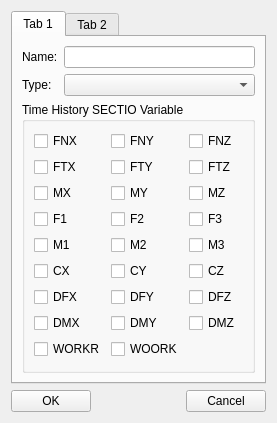
<?xml version="1.0" encoding="UTF-8"?>
<ui version="4.0">
 <class>GUITimeHistorySECTIODialog</class>
 <widget class="QWidget" name="GUITimeHistorySECTIODialog">
  <property name="geometry">
   <rect>
    <x>0</x>
    <y>0</y>
    <width>277</width>
    <height>365</height>
   </rect>
  </property>
  <property name="windowTitle">
   <string/>
  </property>
  <layout class="QGridLayout" name="gridLayout">
   <item row="0" column="0" colspan="3">
    <widget class="QTabWidget" name="tabWidget">
     <property name="currentIndex">
      <number>0</number>
     </property>
     <widget class="QWidget" name="tab">
      <attribute name="title">
       <string>Tab 1</string>
      </attribute>
      <layout class="QGridLayout" name="gridLayout_4">
       <item row="0" column="0">
        <widget class="QLabel" name="label">
         <property name="text">
          <string>Name:</string>
         </property>
        </widget>
       </item>
       <item row="0" column="1">
        <widget class="QLineEdit" name="lineEdit_Name"/>
       </item>
       <item row="1" column="0">
        <widget class="QLabel" name="label_Upper">
         <property name="text">
          <string>Type:</string>
         </property>
        </widget>
       </item>
       <item row="1" column="1">
        <widget class="QComboBox" name="comboBox_Type"/>
       </item>
       <item row="2" column="0" colspan="2">
        <widget class="QGroupBox" name="groupBox">
         <property name="title">
          <string>Time History SECTIO Variable</string>
         </property>
         <layout class="QGridLayout" name="gridLayout_3">
          <item row="0" column="0">
           <widget class="QCheckBox" name="checkBox_FNX">
            <property name="text">
             <string>FNX</string>
            </property>
           </widget>
          </item>
          <item row="0" column="1">
           <widget class="QCheckBox" name="checkBox_FNY">
            <property name="text">
             <string>FNY</string>
            </property>
           </widget>
          </item>
          <item row="0" column="2">
           <widget class="QCheckBox" name="checkBox_FNZ">
            <property name="text">
             <string>FNZ</string>
            </property>
           </widget>
          </item>
          <item row="1" column="0">
           <widget class="QCheckBox" name="checkBox_FTX">
            <property name="text">
             <string>FTX</string>
            </property>
           </widget>
          </item>
          <item row="1" column="1">
           <widget class="QCheckBox" name="checkBox_FTY">
            <property name="text">
             <string>FTY</string>
            </property>
           </widget>
          </item>
          <item row="1" column="2">
           <widget class="QCheckBox" name="checkBox_FTZ">
            <property name="text">
             <string>FTZ</string>
            </property>
           </widget>
          </item>
          <item row="2" column="0">
           <widget class="QCheckBox" name="checkBox_MX">
            <property name="text">
             <string>MX</string>
            </property>
           </widget>
          </item>
          <item row="2" column="1">
           <widget class="QCheckBox" name="checkBox_MY">
            <property name="text">
             <string>MY</string>
            </property>
           </widget>
          </item>
          <item row="2" column="2">
           <widget class="QCheckBox" name="checkBox_MZ">
            <property name="text">
             <string>MZ</string>
            </property>
           </widget>
          </item>
          <item row="3" column="0">
           <widget class="QCheckBox" name="checkBox_F1">
            <property name="text">
             <string>F1</string>
            </property>
           </widget>
          </item>
          <item row="3" column="1">
           <widget class="QCheckBox" name="checkBox_F2">
            <property name="text">
             <string>F2</string>
            </property>
           </widget>
          </item>
          <item row="3" column="2">
           <widget class="QCheckBox" name="checkBox_F3">
            <property name="text">
             <string>F3</string>
            </property>
           </widget>
          </item>
          <item row="4" column="0">
           <widget class="QCheckBox" name="checkBox_M1">
            <property name="text">
             <string>M1</string>
            </property>
           </widget>
          </item>
          <item row="4" column="1">
           <widget class="QCheckBox" name="checkBox_M2">
            <property name="text">
             <string>M2</string>
            </property>
           </widget>
          </item>
          <item row="4" column="2">
           <widget class="QCheckBox" name="checkBox_M3">
            <property name="text">
             <string>M3</string>
            </property>
           </widget>
          </item>
          <item row="5" column="0">
           <widget class="QCheckBox" name="checkBox_CX">
            <property name="text">
             <string>CX</string>
            </property>
           </widget>
          </item>
          <item row="5" column="1">
           <widget class="QCheckBox" name="checkBox_CY">
            <property name="text">
             <string>CY</string>
            </property>
           </widget>
          </item>
          <item row="5" column="2">
           <widget class="QCheckBox" name="checkBox_CZ">
            <property name="text">
             <string>CZ</string>
            </property>
           </widget>
          </item>
          <item row="6" column="0">
           <widget class="QCheckBox" name="checkBox_DFX">
            <property name="text">
             <string>DFX</string>
            </property>
           </widget>
          </item>
          <item row="6" column="1">
           <widget class="QCheckBox" name="checkBox_DFY">
            <property name="text">
             <string>DFY</string>
            </property>
           </widget>
          </item>
          <item row="6" column="2">
           <widget class="QCheckBox" name="checkBox_DFZ">
            <property name="text">
             <string>DFZ</string>
            </property>
           </widget>
          </item>
          <item row="7" column="0">
           <widget class="QCheckBox" name="checkBox_DMX">
            <property name="text">
             <string>DMX</string>
            </property>
           </widget>
          </item>
          <item row="7" column="1">
           <widget class="QCheckBox" name="checkBox_DMY">
            <property name="text">
             <string>DMY</string>
            </property>
           </widget>
          </item>
          <item row="7" column="2">
           <widget class="QCheckBox" name="checkBox_DMZ">
            <property name="text">
             <string>DMZ</string>
            </property>
           </widget>
          </item>
          <item row="8" column="0">
           <widget class="QCheckBox" name="checkBox_WORKR">
            <property name="text">
             <string>WORKR</string>
            </property>
           </widget>
          </item>
          <item row="8" column="1">
           <widget class="QCheckBox" name="checkBox_WORK">
            <property name="text">
             <string>WOORK</string>
            </property>
           </widget>
          </item>
         </layout>
        </widget>
       </item>
      </layout>
     </widget>
     <widget class="QWidget" name="tab_2">
      <attribute name="title">
       <string>Tab 2</string>
      </attribute>
      <layout class="QGridLayout" name="gridLayout_2">
       <item row="0" column="0" colspan="2">
        <widget class="QTableWidget" name="tableWidget"/>
       </item>
      </layout>
     </widget>
    </widget>
   </item>
   <item row="1" column="0">
    <widget class="QPushButton" name="pushButton_OK">
     <property name="text">
      <string>OK</string>
     </property>
    </widget>
   </item>
   <item row="1" column="1">
    <spacer name="horizontalSpacer">
     <property name="orientation">
      <enum>Qt::Horizontal</enum>
     </property>
     <property name="sizeHint" stdset="0">
      <size>
       <width>153</width>
       <height>20</height>
      </size>
     </property>
    </spacer>
   </item>
   <item row="1" column="2">
    <widget class="QPushButton" name="pushButton_Cancle">
     <property name="text">
      <string>Cancel</string>
     </property>
    </widget>
   </item>
  </layout>
 </widget>
 <resources/>
 <connections/>
</ui>
